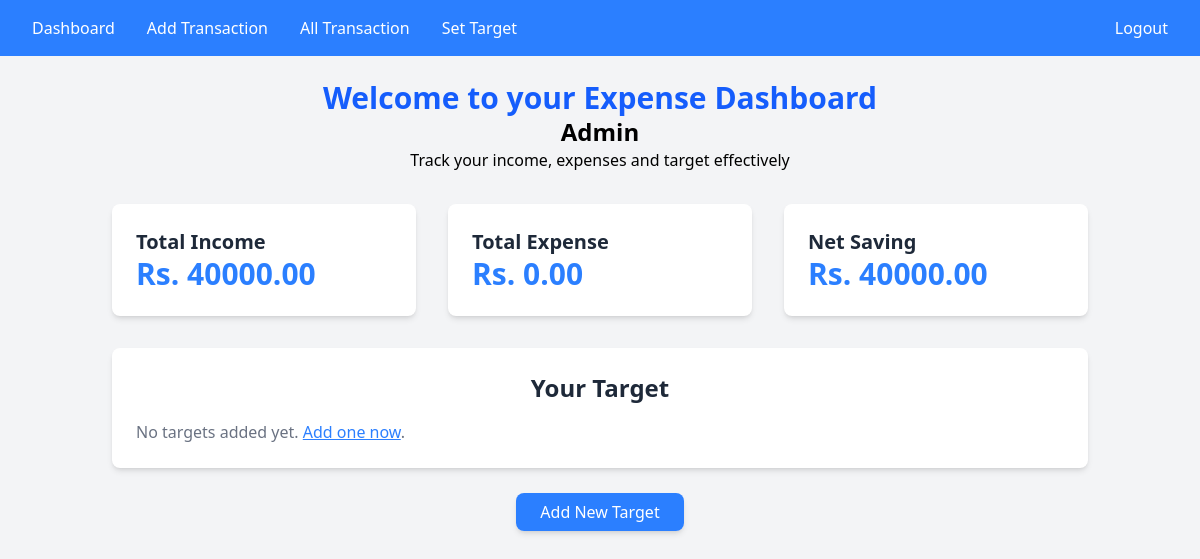
Page / (signed in) on the earlier database version.
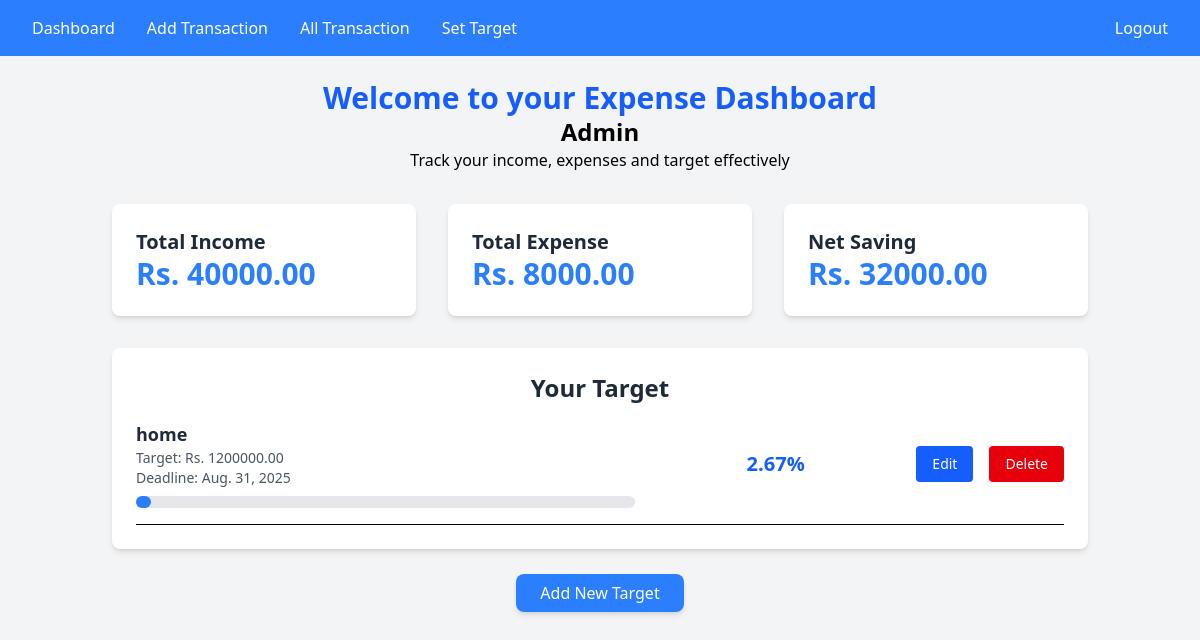
Same page on the later database version.
### Expensedjango/models.py (models this page shows, shortened)
class Target(models.Model):
    user = models.ForeignKey(User, on_delete=models.CASCADE)
    name = models.CharField(max_length=100)
    target_amount = models.DecimalField(max_digits=10, decimal_places=2)
    deadline = models.DateField()

### Expensedjango/views.py (the view)
# urls.py: path('', DashboardView.as_view(), name='dashboard'),
class DashboardView(LoginRequiredMixin, View):
    def get(self, request, *args, **kwargs):
        user_transactions = Transaction.objects.filter(user=request.user)
        targets = Target.objects.filter(user=request.user).order_by('deadline')  # ✅ Sort by deadline
        total_income = user_transactions.filter(transaction_type='Income').aggregate(Sum('amount'))['amount__sum'] or 0
        total_expense = user_transactions.filter(transaction_type='Expense').aggregate(Sum('amount'))['amount__sum'] or 0
        net_saving = total_income - total_expense
        remaining_savings = net_saving
        goal_progress = []
        for target in targets:
            if target.target_amount > 0:
                if remaining_savings >= target.target_amount:
                    progress = 100
                    remaining_savings -= target.target_amount
                elif remaining_savings > 0:
                    progress = round((remaining_savings / target.target_amount) * 100, 2)
                    remaining_savings = 0
                else:
                    progress = 0
            else:
                progress = 0
            goal_progress.append({'target': target, 'progress': progress})
        context = {
            'transactions': user_transactions,
            'total_income': total_income,
            'total_expense': total_expense,
            'net_saving': net_saving,
            'goal_progress': goal_progress,
        }
        return render(request, 'Expensedjango/dashboard.html', context)

### Expensedjango/templates/Expensedjango/dashboard.html (shortened to what this page needs)
{% extends 'Expensedjango/base.html' %}
{% block content %}
<div class="container mx-auto p-6">
    <div class="text-center mb-8">
    <h1 class="text-3xl font-bold text-blue-600">Welcome to your Expense Dashboard</h1>
        <h1 class="text-2xl font-bold">{{request.user|capfirst}}</h1>
        <p>Track your income, expenses and target effectively </p>
    </div>
    <div class="grid grid-cols-1 sm:grid-cols-2 lg:grid-cols-3 gap-8 mb-8">
        <div class="bg-white p-6 rounded-lg shadow-md">
            <h2 class="text-xl font-semibold text-gray-800">Total Income</h2>
            <p class="text-3xl font-bold text-blue-500">Rs. {{total_income|floatformat:2}}</p>
        </div>
        <div class="bg-white p-6 rounded-lg shadow-md">
             <h2 class="text-xl font-semibold text-gray-800">Total Expense</h2>
            <p class="text-3xl font-bold text-blue-500">Rs. {{total_expense|floatformat:2}}</p>
        </div>
        <div class="bg-white p-6 rounded-lg shadow-md">
             <h2 class="text-xl font-semibold text-gray-800">Net Saving</h2>
            <p class="text-3xl font-bold text-blue-500">Rs. {{net_saving|floatformat:2}}</p>
        </div>
    </div>
    <div class="bg-white p-6 rounded-lg shadow-md mb-8" x-data="{showAll:false}">
        <h2 class="text-2xl font-semibold text-gray-800 mb-4 text-center">Your Target</h2>
        <ul class="space-y-4">
     {% for item in goal_progress %}
    <li class="flex flex-col sm:flex-row justify-between sm:items-center gap-4 border-b pb-4">
        <div class="text-gray-800 w-full sm:w-2/3">
            <p class="font-semibold text-lg">{{ item.target.name }}</p>
            <p class="text-sm text-gray-600">Target: Rs. {{ item.target.target_amount|floatformat:2 }}</p>
            <p class="text-sm text-gray-600">Deadline: {{ item.target.deadline }}</p>
            <div class="w-full bg-gray-200 rounded-full h-3 mt-2">
                <div class="bg-blue-500 h-3 rounded-full transition-all duration-500"
                     style="width: {{ item.progress|floatformat:0 }}%;"></div>
            </div>
        </div>
        <div class="text-right w-full sm:w-1/3">
            <p class="text-xl font-bold text-center text-blue-600">{{ item.progress|floatformat:2 }}%</p>
        </div>
        <a href="{% url 'edit_target' item.target.pk %}" class="inline-block px-4 py-2 bg-blue-600 text-white text-sm font-medium rounded hover:bg-blue-700 transition duration-150 ease-in-out">
            Edit</a>
        <form method="post" action="{% url 'delete_target' item.target.pk %}" style="display:inline;">
        <button type="submit" onclick="return confirm('Are you sure you want to delete this target?')" class="inline-block px-4 py-2 bg-red-600 text-white text-sm font-medium rounded hover:bg-red-700 transition duration-150 ease-in-out">
            Delete</button>
        </form>
    </li>
            {% empty %}
        <p class="text-gray-500">No targets added yet. <a href="{% url 'target' %}" class="text-blue-500 underline">Add one now</a>.</p>
            {% endfor %}
    </ul>
    </div>
    <div class="text-center">
        <a href="{% url 'target' %}" class="bg-blue-500 text-white px-6 py-2
        rounded-lg shadow-md hover:bg-blue-600 transition">Add New Target</a>
    </div>
</div>
{% endblock content %}

### Expensedjango/templates/Expensedjango/base.html (shortened to what this page needs)
<!DOCTYPE html>
<html>
    <head>
        <link rel="stylesheet" href="">
        <script src="https://cdn.jsdelivr.net/npm/@tailwindcss/browser@4"></script>
    </head>
    <body class="bg-gray-100">
        <nav class="bg-blue-500 p-4 flex text-white">
            {% if user.is_authenticated %}
            <a href="{% url 'dashboard' %}" class="mx-4">Dashboard</a>
            <a href="{% url 'transaction_add' %}" class="mx-4" >Add Transaction</a>
            <a href="{% url 'transactions' %}" class="mx-4" >All Transaction</a>
            <a href="{% url 'target' %}" class="mx-4" >Set Target</a>
            <form id='logout-form' action="{% url 'logout' %}"
            method="POST"  class="ml-auto inline mx-4">
            <a href="#" onClick="document.getElementById
            ('logout-form').submit();" class="ml-4 align-left">Logout</a>
            </form>
            {% else %}
            <a href="{% url 'login' %}" class="ml-4">Login</a>
            <a href="{% url 'register'%}" class="ml-4">Register</a>
            {% endif %}
        </nav>
        {% block content %}{% endblock content %}
    </body>
</html>

Differences in the rows shown:
added Target: target.name "home", target.target_amount "1200000.00", target.deadline "Aug. 31, 2025", {{ item.progress|floatformat:0 }} 3 (drawn), progress "2.67"
Other differences:
{{ total_expense|floatformat:2 }}: "0.00" → "8000.00"
{{ net_saving|floatformat:2 }}: "40000.00" → "32000.00"
text no longer shown: "No targets added yet. Add one now ."
